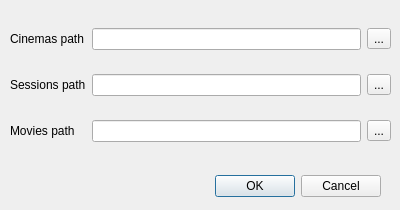
<?xml version="1.0" encoding="UTF-8"?>
<ui version="4.0">
 <class>ImportDialog</class>
 <widget class="QDialog" name="ImportDialog">
  <property name="geometry">
   <rect>
    <x>0</x>
    <y>0</y>
    <width>400</width>
    <height>210</height>
   </rect>
  </property>
  <property name="windowTitle">
   <string>Dialog</string>
  </property>
  <widget class="QDialogButtonBox" name="buttonBox">
   <property name="geometry">
    <rect>
     <x>40</x>
     <y>170</y>
     <width>341</width>
     <height>32</height>
    </rect>
   </property>
   <property name="orientation">
    <enum>Qt::Horizontal</enum>
   </property>
   <property name="standardButtons">
    <set>QDialogButtonBox::Cancel|QDialogButtonBox::Ok</set>
   </property>
  </widget>
  <widget class="QWidget" name="gridLayoutWidget">
   <property name="geometry">
    <rect>
     <x>10</x>
     <y>10</y>
     <width>381</width>
     <height>151</height>
    </rect>
   </property>
   <layout class="QGridLayout" name="gridLayout">
    <item row="2" column="1">
     <widget class="QLineEdit" name="lineEdit_3"/>
    </item>
    <item row="1" column="1">
     <widget class="QLineEdit" name="lineEdit_2"/>
    </item>
    <item row="0" column="1">
     <widget class="QLineEdit" name="lineEdit"/>
    </item>
    <item row="2" column="0">
     <widget class="QLabel" name="label_3">
      <property name="text">
       <string>Movies path</string>
      </property>
     </widget>
    </item>
    <item row="1" column="0">
     <widget class="QLabel" name="label_2">
      <property name="text">
       <string>Sessions path</string>
      </property>
     </widget>
    </item>
    <item row="0" column="0">
     <widget class="QLabel" name="label">
      <property name="text">
       <string>Cinemas path</string>
      </property>
     </widget>
    </item>
    <item row="0" column="2">
     <widget class="QToolButton" name="toolButton">
      <property name="text">
       <string>...</string>
      </property>
     </widget>
    </item>
    <item row="1" column="2">
     <widget class="QToolButton" name="toolButton_2">
      <property name="text">
       <string>...</string>
      </property>
     </widget>
    </item>
    <item row="2" column="2">
     <widget class="QToolButton" name="toolButton_3">
      <property name="text">
       <string>...</string>
      </property>
     </widget>
    </item>
   </layout>
  </widget>
 </widget>
 <resources/>
 <connections>
  <connection>
   <sender>buttonBox</sender>
   <signal>accepted()</signal>
   <receiver>ImportDialog</receiver>
   <slot>accept()</slot>
   <hints>
    <hint type="sourcelabel">
     <x>248</x>
     <y>254</y>
    </hint>
    <hint type="destinationlabel">
     <x>157</x>
     <y>274</y>
    </hint>
   </hints>
  </connection>
  <connection>
   <sender>buttonBox</sender>
   <signal>rejected()</signal>
   <receiver>ImportDialog</receiver>
   <slot>reject()</slot>
   <hints>
    <hint type="sourcelabel">
     <x>316</x>
     <y>260</y>
    </hint>
    <hint type="destinationlabel">
     <x>286</x>
     <y>274</y>
    </hint>
   </hints>
  </connection>
 </connections>
</ui>
